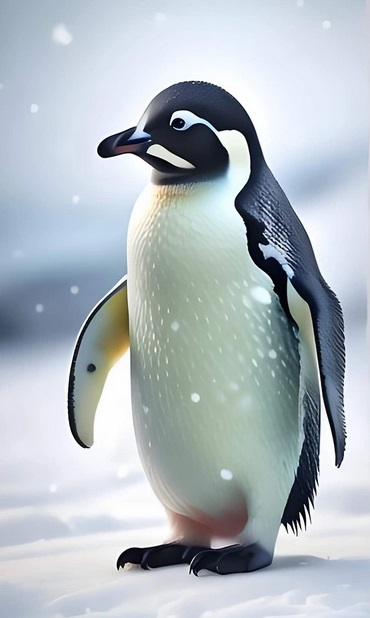
//> input picture CV/baseCAg_unit/symmetry_geometry/base.jpg, 370 x 618 px
$ ./geometrySymmetry   (built with g++ and OpenCV 4)
//> lines starting //> are read from the running program, lines starting //| are printed output that depends on the picture
//=================================================================//
//                          core algorithm                         //
//    opencv base function: load image(*jpg)                       //
//    description         : only funciton unit                     //
//=================================================================//
// sys, base hpp
//=================================================================//
#include "iostream"

//=================================================================//
// lib import
//=================================================================//
#include "opencv2/opencv.hpp"

//=================================================================//

using namespace cv;
using namespace std;

void flipImage(const Mat &src, Mat &dst, int flipCode)
{
	flip(src,dst,flipCode);
}

int main(int argc, char **argv)
{
	// [8 lines of commented-out code are left out]
	Mat image = imread("base.jpg");
//> image is the input picture: 618 rows x 370 cols, CV_8UC3; mean B, G, R 192.4, 185.4, 176
	if (!image.data)
	{
		cout << "image load error !" << endl;
		return -1;
	}

	// >! turn center
	Mat l_dst_m;
	double l_angle_d = 90.0;								   // setting  turn angle
	Point2f center(image.cols / 2.0f, image.rows / 2.0f);	   // setting turn center point
//> center = Point(185, 309)
	Mat rot_mat = getRotationMatrix2D(center, l_angle_d, 1.0); // generate rotation matrix
	warpAffine(image, l_dst_m, rot_mat, image.size());		   // process actions
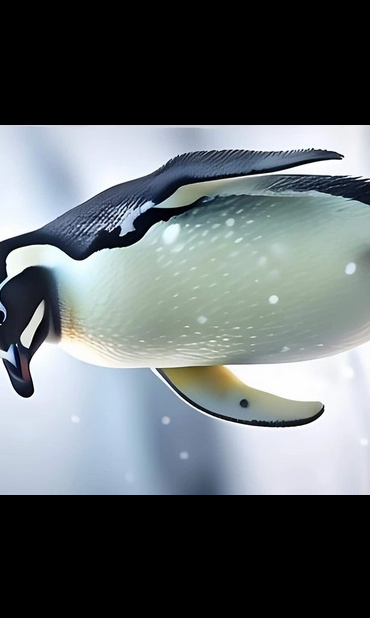
//> l_dst_m: 618 rows x 370 cols, CV_8UC3; mean B, G, R 108.4, 105.3, 98.1

	// >! geometry turn image
	Mat flipped_horizontal, flipped_vertical, flipped_center;
	flipImage(image, flipped_horizontal, 1);
//> in flipImage, `flip(src,dst,flipCode);`:
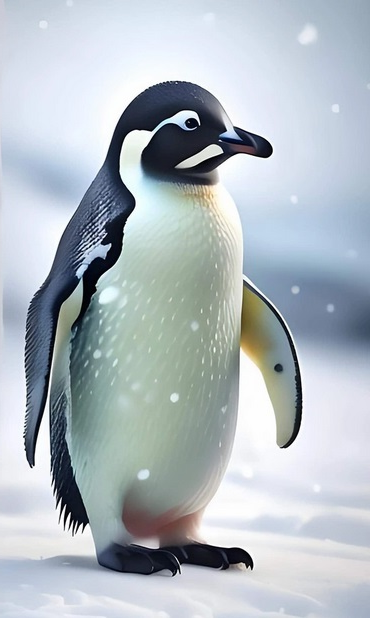
//> dst: 618 rows x 370 cols, CV_8UC3; mean B, G, R 192.4, 185.4, 176
	flipImage(image, flipped_vertical, 0);
//> call 2 of flipImage, with flipCode = 0
//> in flipImage (call 2), `flip(src,dst,flipCode);`:
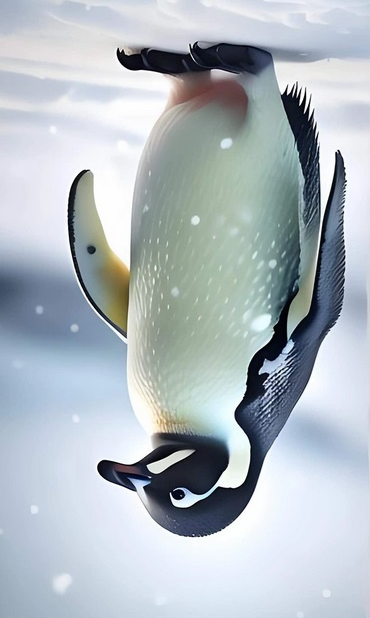
//> dst: 618 rows x 370 cols, CV_8UC3; mean B, G, R 192.4, 185.4, 176
	flipImage(image, flipped_center, -1);
//> call 3 of flipImage, with flipCode = -1
//> in flipImage (call 3), `flip(src,dst,flipCode);`:
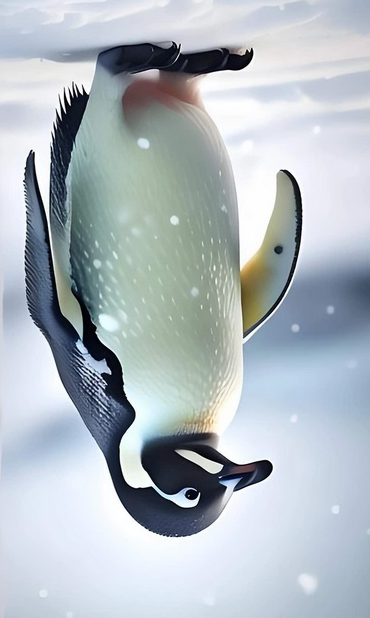
//> dst: 618 rows x 370 cols, CV_8UC3; mean B, G, R 192.4, 185.4, 176

	// >! printf images
	imshow("origin_image", image);			          	// origin image
	imshow("Flipped_Horizontally", flipped_horizontal); // horizontally image
	imshow("Flipped_Vertically", flipped_vertical);		// vertically image
	imshow("flipped_center", flipped_center);			// center image

	// >! wait for time
	waitKey();
	return 0;
}
//=================================================================//
//                           NO_MORE                               //
//=================================================================//
